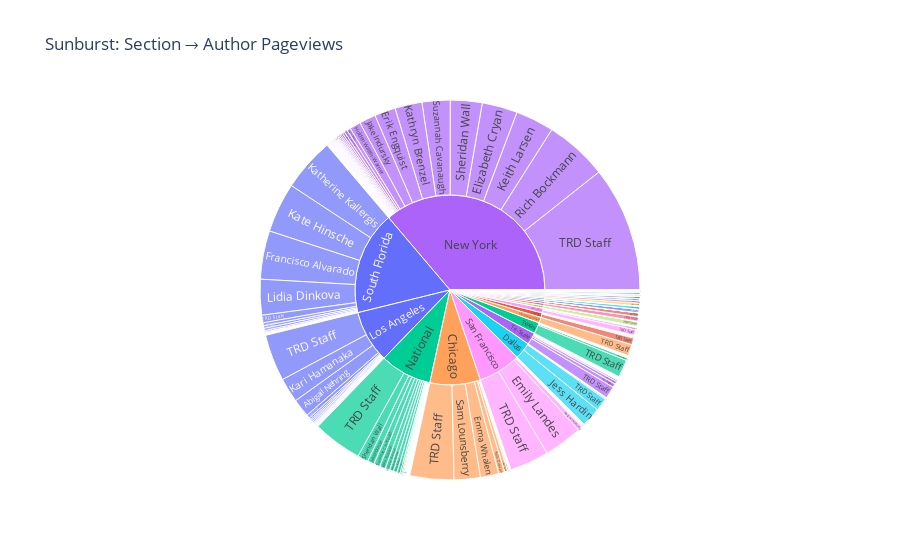

The code cell stored with this chart in its notebook:
### Code cell
fig = px.sunburst(
    df_filtered,
    path=["section","author"],
    values="pageviews",
    color="section",
    hover_data=["pageviews"],
    title="Sunburst: Section → Author Pageviews"
)
fig.show()

### Figure 1 — Plotly figure (JSON) as saved in the notebook; plotly's stock layout.template omitted (floating-point values rounded to 4 significant figures; data arrays with more than 128 entries replaced by an {"elided": "..."} marker saying what was removed)
{"data": [{"branchvalues": "total", "customdata": {"elided": "526x2 mixed values"}, "domain": {"x": [0, 1], "y": [0, 1]}, "hovertemplate": "labels=%{label}<br>pageviews=%{customdata[0]}<br>parent=%{parent}<br>id=%{id}<br>section=%{customdata[1]}<extra></extra>", "ids": {"elided": "526 str values"}, "labels": {"elided": "526 str values"}, "marker": {"colors": {"elided": "526 str values"}}, "name": "", "parents": {"elided": "526 str values"}, "type": "sunburst", "values": {"elided": "526 float values"}}], "layout": {"legend": {"tracegroupgap": 0}, "title": {"text": "Sunburst: Section → Author Pageviews"}}}
